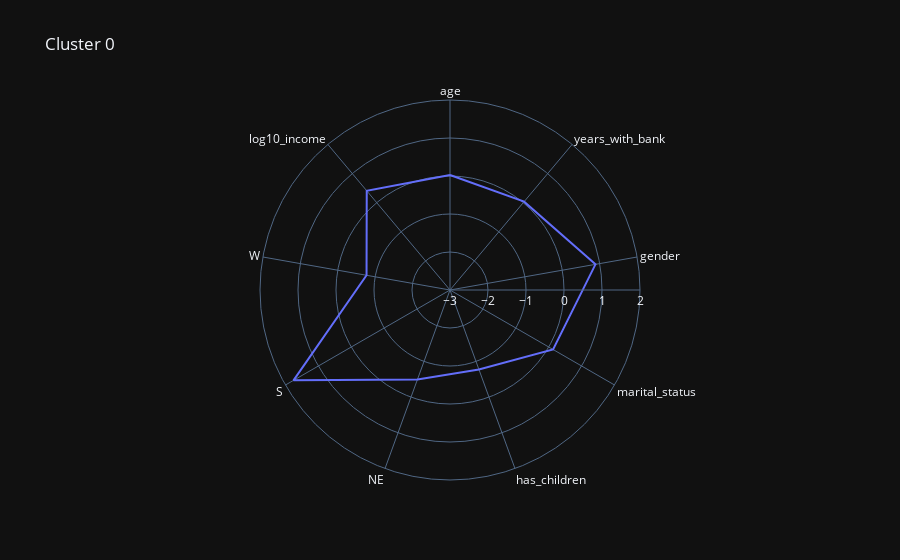
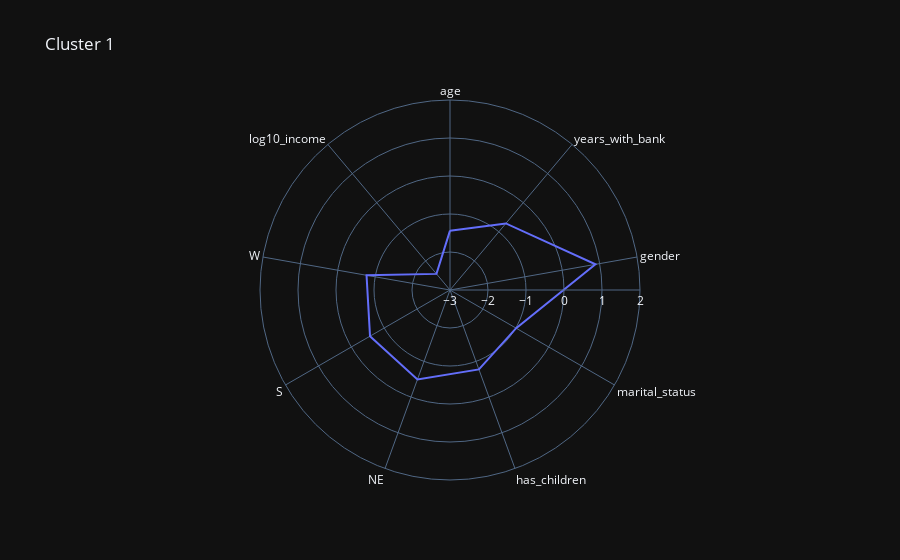
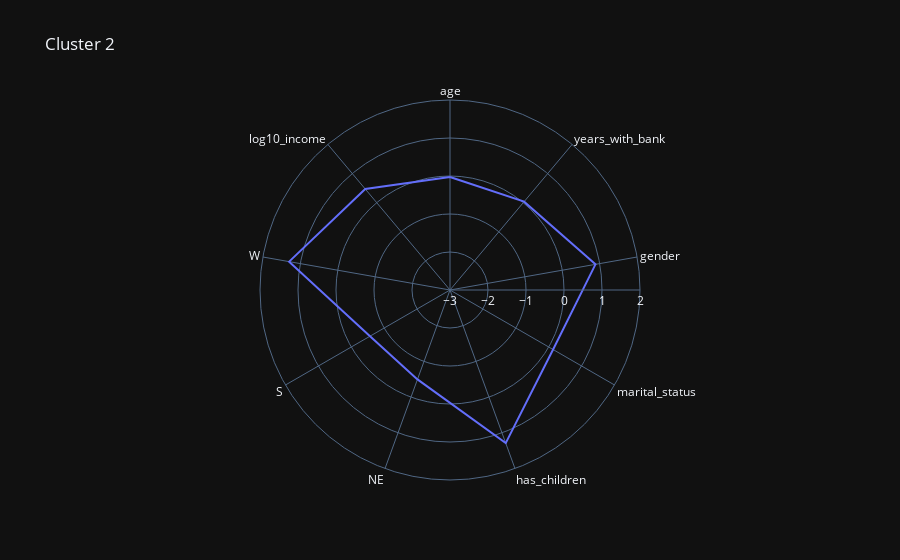
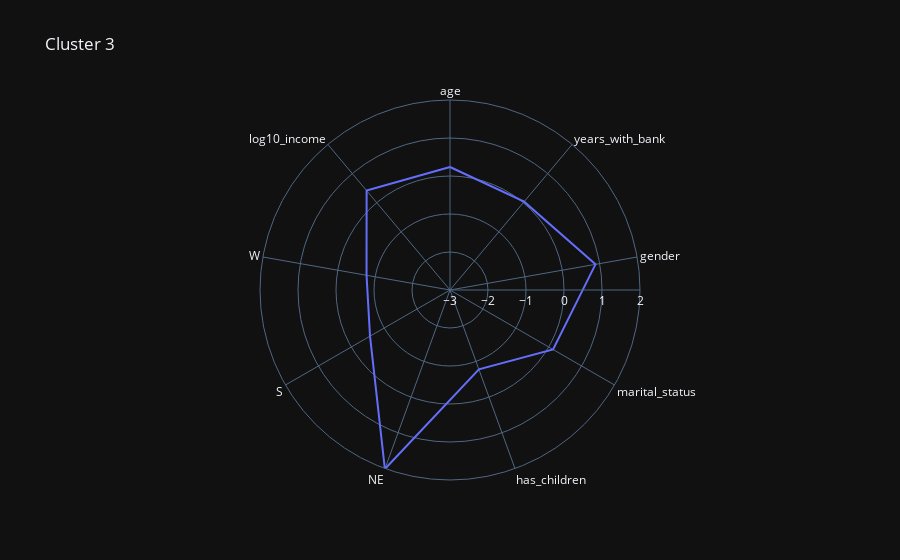

Here is the notebook cell these charts were saved with, in order:
### Code cell
radar_plot_clusters(std_customers, y_std_cust_kmeans)

### Figure 1 — Plotly figure (JSON) as saved in the notebook; plotly's stock layout.template omitted (floating-point values rounded to 4 significant figures)
{"data": [{"hovertemplate": "r=%{r}<br>theta=%{theta}<extra></extra>", "legendgroup": "", "line": {"color": "#636efa", "dash": "solid"}, "mode": "lines", "name": "", "r": [0.02726, 0.03455, 0.8872, 0.1321, -0.7765, -0.4971, 1.756, -0.7699, 0.4088, 0.02726], "showlegend": false, "subplot": "polar", "theta": ["age", "years_with_bank", "gender", "marital_status", "has_children", "NE", "S", "W", "log10_income", "age"], "type": "scatterpolar"}], "layout": {"legend": {"tracegroupgap": 0}, "polar": {"angularaxis": {"direction": "clockwise", "rotation": 90}, "domain": {"x": [0, 1], "y": [0, 1]}, "radialaxis": {"range": [-3, 2]}}, "title": {"text": "Cluster 0"}}}

### Figure 2 — Plotly figure (JSON) as saved in the notebook; plotly's stock layout.template omitted (floating-point values rounded to 4 significant figures)
{"data": [{"hovertemplate": "r=%{r}<br>theta=%{theta}<extra></extra>", "legendgroup": "", "line": {"color": "#636efa", "dash": "solid"}, "mode": "lines", "name": "", "r": [-1.439, -0.7134, 0.8872, -0.9896, -0.7765, -0.4971, -0.5696, -0.7699, -2.446, -1.439], "showlegend": false, "subplot": "polar", "theta": ["age", "years_with_bank", "gender", "marital_status", "has_children", "NE", "S", "W", "log10_income", "age"], "type": "scatterpolar"}], "layout": {"legend": {"tracegroupgap": 0}, "polar": {"angularaxis": {"direction": "clockwise", "rotation": 90}, "domain": {"x": [0, 1], "y": [0, 1]}, "radialaxis": {"range": [-3, 2]}}, "title": {"text": "Cluster 1"}}}

### Figure 3 — Plotly figure (JSON) as saved in the notebook; plotly's stock layout.template omitted (floating-point values rounded to 4 significant figures)
{"data": [{"hovertemplate": "r=%{r}<br>theta=%{theta}<extra></extra>", "legendgroup": "", "line": {"color": "#636efa", "dash": "solid"}, "mode": "lines", "name": "", "r": [-0.02509, 0.03455, 0.8872, 0.1321, 1.288, -0.4971, -0.5696, 1.299, 0.47, -0.02509], "showlegend": false, "subplot": "polar", "theta": ["age", "years_with_bank", "gender", "marital_status", "has_children", "NE", "S", "W", "log10_income", "age"], "type": "scatterpolar"}], "layout": {"legend": {"tracegroupgap": 0}, "polar": {"angularaxis": {"direction": "clockwise", "rotation": 90}, "domain": {"x": [0, 1], "y": [0, 1]}, "radialaxis": {"range": [-3, 2]}}, "title": {"text": "Cluster 2"}}}

### Figure 4 — Plotly figure (JSON) as saved in the notebook; plotly's stock layout.template omitted (floating-point values rounded to 4 significant figures)
{"data": [{"hovertemplate": "r=%{r}<br>theta=%{theta}<extra></extra>", "legendgroup": "", "line": {"color": "#636efa", "dash": "solid"}, "mode": "lines", "name": "", "r": [0.2367, 0.03455, 0.8872, 0.1321, -0.7765, 2.012, -0.5696, -0.7699, 0.4135, 0.2367], "showlegend": false, "subplot": "polar", "theta": ["age", "years_with_bank", "gender", "marital_status", "has_children", "NE", "S", "W", "log10_income", "age"], "type": "scatterpolar"}], "layout": {"legend": {"tracegroupgap": 0}, "polar": {"angularaxis": {"direction": "clockwise", "rotation": 90}, "domain": {"x": [0, 1], "y": [0, 1]}, "radialaxis": {"range": [-3, 2]}}, "title": {"text": "Cluster 3"}}}
